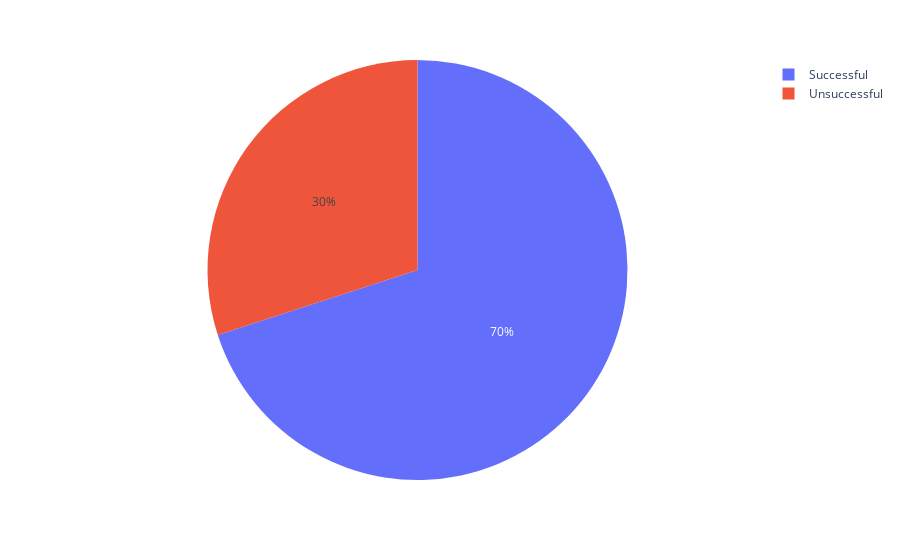

The notebook cell saved with this chart:
### Code cell
df=pd.DataFrame({'Successful':indx,'Unsuccessful':aval})
fig = px.pie(df,names='Successful',values='Unsuccessful',color='Unsuccessful')
fig.show()

### Figure 1 — Plotly figure (JSON) as saved in the notebook; plotly's stock layout.template omitted (floating-point values rounded to 4 significant figures)
{"data": [{"customdata": [[14], [6]], "domain": {"x": [0, 1], "y": [0, 1]}, "hovertemplate": "Successful=%{label}<br>Unsuccessful=%{customdata[0]}<extra></extra>", "labels": [["Successful"], ["Unsuccessful"]], "legendgroup": "", "marker": {"colors": ["#636efa", "#EF553B"]}, "name": "", "showlegend": true, "type": "pie", "values": [14, 6]}], "layout": {"legend": {"tracegroupgap": 0}, "margin": {"t": 60}}}
